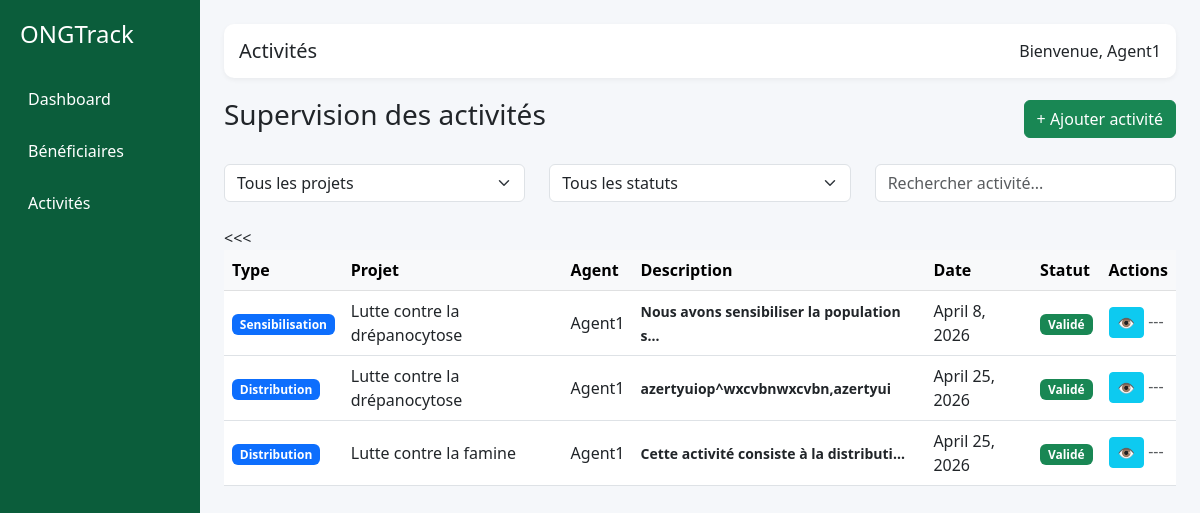
The page /projects/activities/ (signed in) on the database its author committed.
### projects/models.py (models this page shows, shortened)
class Activity(models.Model):
    TYPE_CHOICES = [
        ('distribution', 'Distribution'),
        ('formation', 'Formation'),
        ('sensibilisation', 'Sensibilisation'),
        ('visite', 'Visite terrain'),
    ]
    STATUS_CHOICES = [
        ('en_attente', 'En attente'),
        ('valide', 'Validé'),
        ('rejete', 'Rejeté'),
    ]
    project = models.ForeignKey(Project, on_delete=models.CASCADE, related_name='activities')
    agent = models.ForeignKey(User, on_delete=models.CASCADE)
    type = models.CharField(max_length=50, choices=TYPE_CHOICES)
    description = models.TextField()
    result = models.TextField(blank=True, null=True)
    status = models.CharField(
        max_length=20,
        choices=STATUS_CHOICES,
        default='en_attente'
    )
    date = models.DateField(auto_now_add=True)
    created_at = models.DateTimeField(auto_now_add=True)

class Project(models.Model):
    STATUS_CHOICES = [
        ('actif', 'Actif'),
        ('en_cours', 'En cours'),
        ('termine', 'Terminé'),
    ]
    CATEGORY_CHOICES = [
        ('education', 'Éducation'),
        ('sante', 'Santé'),
        ('eau', 'Eau & Assainissement'),
        ('nutrition', 'Nutrition'),
    ]
    name = models.CharField(max_length=200)
    description = models.TextField(default="Description du projet")
    region = models.CharField(max_length=100, default="Lomé")
    category = models.CharField(max_length=50, choices=CATEGORY_CHOICES, default='education')
    start_date = models.DateField(default="2024-01-01")
    end_date = models.DateField(default="2024-12-31")
    budget = models.FloatField(default=0)
    progress = models.IntegerField(default=0)
    status = models.CharField(max_length=20, choices=STATUS_CHOICES, default='en_cours')
    assigned_agents = models.ManyToManyField(User, blank=True, related_name='assigned_projects')
    created_at = models.DateTimeField(auto_now_add=True)
    updated_at = models.DateTimeField(auto_now=True)

### projects/views.py (the view)
# urls.py: path('activities/', activity_list, name='activity_list'),
@login_required
def activity_list(request):
    if request.user.is_superuser:
        activities = Activity.objects.all()
    else:
        projects = Project.objects.filter(assigned_agents=request.user)
        activities = Activity.objects.filter(project__in=projects)
    q = request.GET.get('q')
    if q:
        activities = activities.filter(
            Q(description__icontains=q) |
            Q(result__icontains=q)
        )
    project_id = request.GET.get('project')
    if project_id:
        activities = activities.filter(project_id=project_id)
    status = request.GET.get('status')
    if status:
        activities = activities.filter(status=status)
    projects = Project.objects.all()
    return render(request, 'activities/activity_list.html', {
        'activities': activities,
        'projects': projects
    })

### templates/activities/activity_list.html (shortened to what this page needs)
{% extends 'base.html' %}
{% block title %}Activités{% endblock %}
{% block content %}
<div class="d-flex justify-content-between align-items-center mb-4">
    <h3>Supervision des activités</h3>
    {% if not user.is_superuser %}
    <a href="{% url 'create_activity' %}" class="btn btn-success">
        + Ajouter activité
    </a>
    {% endif %}
</div>
<form method="GET" class="mb-4" id="filterForm">
    <div class="row">
        <div class="col-md-4">
            <select name="project" class="form-select" onchange="submitForm()">
                <option value="">Tous les projets</option>
            </select>
        </div>
        <div class="col-md-4">
            <select name="status" class="form-select" onchange="submitForm()">
                <option value="">Tous les statuts</option>
            </select>
        </div>
        <div class="col-md-4">
            <input
                type="text"
                name="q"
                value="{{ request.GET.q }}"
                class="form-control"
                placeholder="Rechercher activité..."
                onkeyup="delaySubmit()"
            >
        </div>
    </div>
</form>
<table class="table table-hover bg-white align-middle">
    <thead class="table-light">
        <tr>
            <th>Type</th>
            <th>Projet</th>
            <th>Agent</th>
            <th>Description</th>
            <th>Date</th>
            <th>Statut</th>
            <th>Actions</th>
        </tr>
    </thead>
    <tbody>
        {% for a in activities %}
        <tr>
            <td>
                <a href="{% url 'activity_detail' a.id %}" class="text-decoration-none">
                    <span class="badge bg-primary">
                        {{ a.get_type_display }}
                    </span>
                </a>
            </td>
            <td>{{ a.project.name }}</td>
            <td>{{ a.agent.username }}</td>
            <td>
                <a href="{% url 'activity_detail' a.id %}" class="text-dark text-decoration-none fw-semibold">
                    <small>{{ a.description|truncatechars:40 }}</small>
                </a>
            </td>
            <td>{{ a.date }}</td>
            <td>
                {% if a.status == "valide" %}
                    <span class="badge bg-success">Validé</span>
                {% elif a.status == "rejete" %}
                    <span class="badge bg-danger">Rejeté</span>
                {% else %}
                    <span class="badge bg-warning text-dark">En attente</span>
                {% endif %}
            </td>
            <<td>
    <a href="{% url 'activity_detail' a.id %}"
       class="btn btn-sm btn-info">👁️</a>
    {% if not user.is_superuser %}
        {% if a.status == "en_attente" %}
            <a href="{% url 'update_activity' a.id %}"
               class="btn btn-sm btn-warning">✏️</a>
            <a href="{% url 'delete_activity' a.id %}"
               onclick="return confirm('Supprimer cette activité ?')"
               class="btn btn-sm btn-danger">🗑️</a>
        {% else %}
            <span class="text-muted">---</span>
        {% endif %}
    {% endif %}
</td>
        </tr>
        {% empty %}
        <tr>
            <td colspan="7" class="text-center">
                Aucune activité
            </td>
        </tr>
        {% endfor %}
    </tbody>
</table>
{% endblock %}

### templates/base.html (shortened to what this page needs)
{% load static %}
<!DOCTYPE html>
<html>
<head>
    <link href="https://cdn.jsdelivr.net/npm/bootstrap@5.3.0/dist/css/bootstrap.min.css" rel="stylesheet">
</head>
<body>
<div class="container-fluid">
    <div class="row">
        <div class="col-md-2 sidebar">
            <h4>ONGTrack</h4>
            <a href="{% url 'redirect_dashboard' %}">Dashboard</a>
            <a href="{% url 'beneficiary_list' %}">Bénéficiaires</a>
            <a href="{% url 'activity_list' %}">Activités</a>
        </div>
        <div class="col-md-10 p-4">
            <div class="header d-flex justify-content-between align-items-center">
                <h5 class="mb-0">{% block title %}{% endblock %}</h5>
                <span>Bienvenue, {{ user.username }}</span>
            </div>
            {% block content %}
            {% endblock %}
        </div>
    </div>
</div>
</body>
</html>

### templates/base.html (style rules this page uses)
body { background-color: #f5f7fa; font-family: 'Segoe UI', sans-serif; }
.sidebar { height: 100vh; background-color: #0b5d3b; color: white; padding: 20px; }
.sidebar h4 { margin-bottom: 30px; }
.sidebar a { color: white; display: block; margin: 12px 0; padding: 8px; border-radius: 6px; text-decoration: none; transition: 0.2s; }
.header { background: white; padding: 15px; border-radius: 10px; margin-bottom: 20px; box-shadow: 0px 2px 5px rgba(0,0,0,0.05); }

### rows shown on the page
Activity: type "Sensibilisation", project.name "Lutte contre la drépanocytose", agent.username "Agent1", description "Nous avons sensibiliser la population s…", date "April 8, 2026", status "Validé"
Activity: type "Distribution", project.name "Lutte contre la drépanocytose", agent.username "Agent1", description "azertyuiop^wxcvbnwxcvbn,azertyui", date "April 25, 2026", status "Validé"
Activity: type "Distribution", project.name "Lutte contre la famine", agent.username "Agent1", description "Cette activité consiste à la distributi…", date "April 25, 2026", status "Validé"

### other values the page prints
{{ user.username }} "Agent1"
